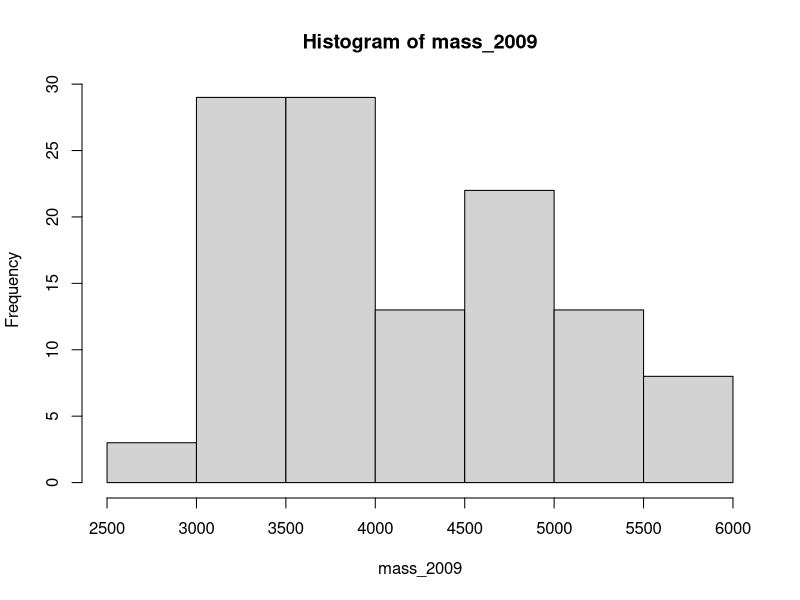
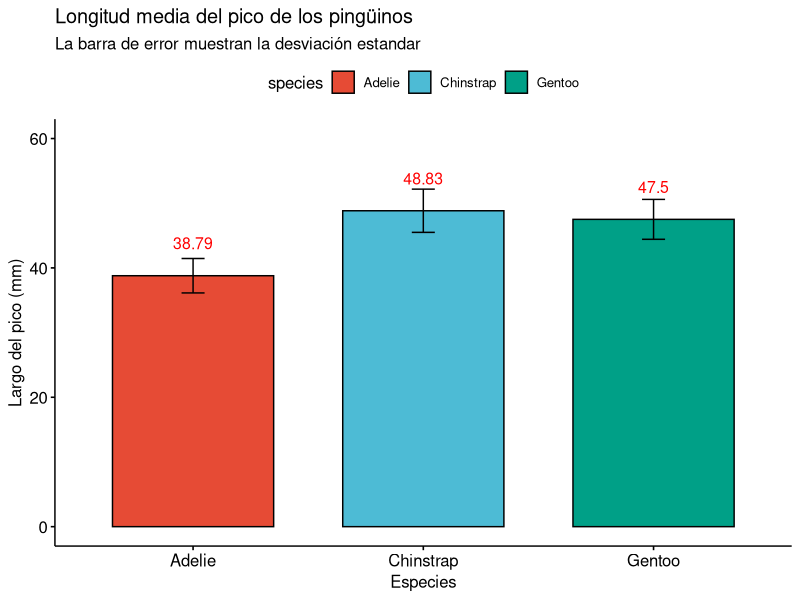
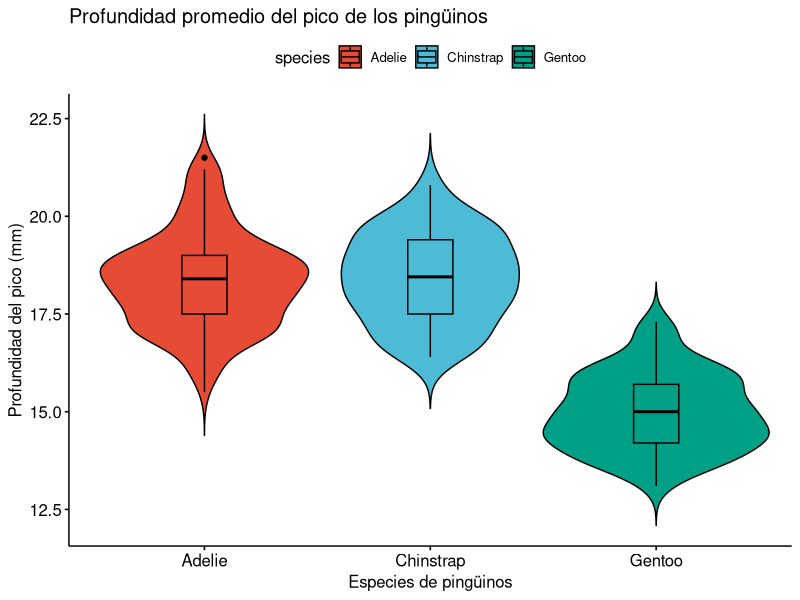
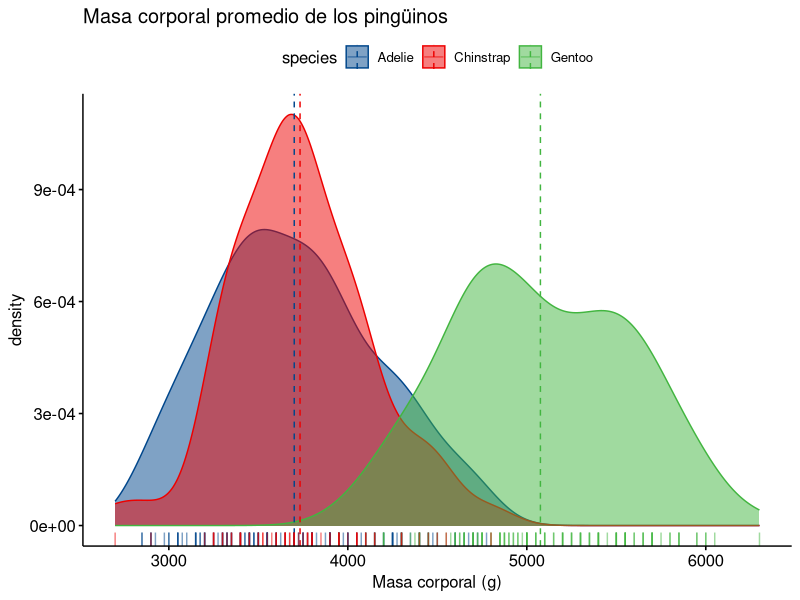
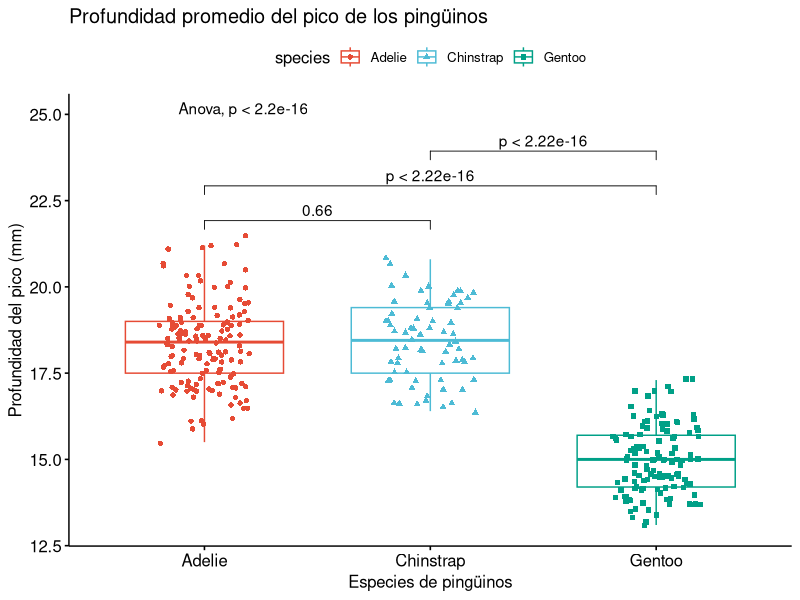
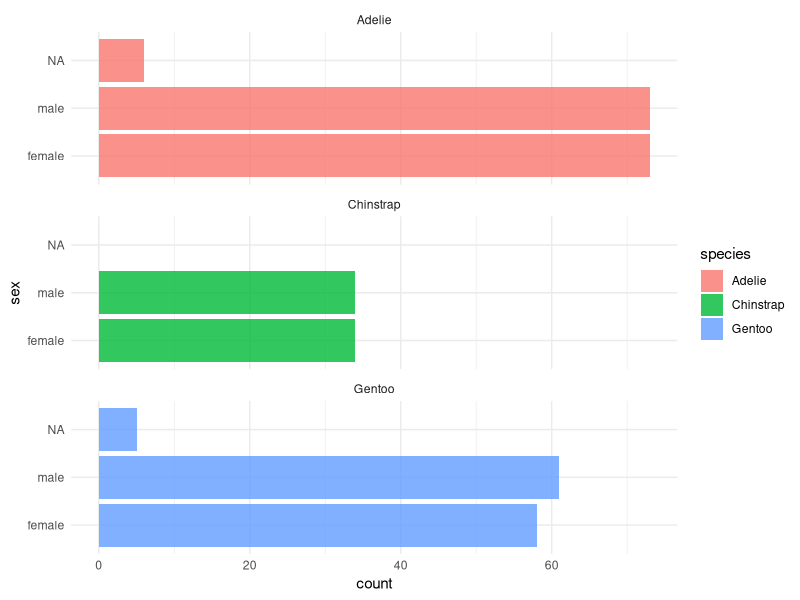
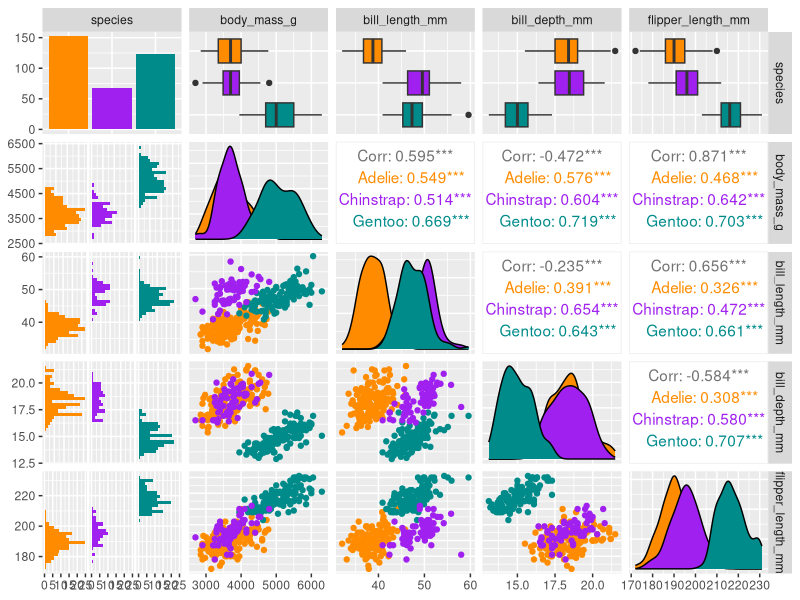
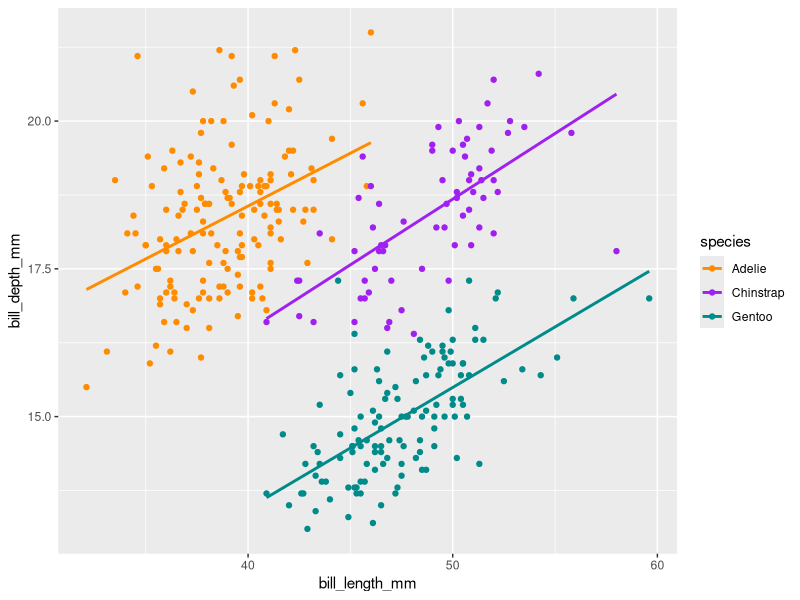

Here is the R script that generated these plots, in order:
## ---- chunk 1
log10(10)
567 / 4
sin(1)
1 == 1
1 != 2 
1 >= -9
5 < 3
## ---- chunk 2
# Crear vectores
litologias <- c("micrita", "lutita", "arenita", "micrita")
unique(litologias)

# Convertir a factor
litologias <- factor(litologias)
levels(litologias)

# Operar sobre vectores
x <- 1:5
x
2^x

## ---- chunk 3
#Las matrices son listas bidimensionales
matrix_example <- matrix(1:18, ncol=6, nrow=3)
matrix_example
dim(matrix_example)
#nrow
#ncol
## ---- chunk 4
#Un data frame se es como una matriz pero tiene caracteristicas especiales
ratones <- data.frame(color = c("gris", "negro", "blanco"),
                      peso = c(0.4, 0.2, 0.6),
                      tiene_cria = c(1, 0, 1))                    
head(ratones)                  

#Cada columna de un df tiene puede tener una clase diferente
#las columnas se pueden indexar por su nombre
class(ratones$color)
## ---- chunk 5
x <- 100

# Condicional
if (x >= 50) {
  print("x es ayor o igual que 50")
} else if (x < 50) {
  print("x es mayor a 50, pero menor a 100")
} else {
  print("x es menor a 50")
}

# Bucle for
for (i in 1:3) {
  print(i)
}

# Se pueden correr bucles dentro de bucles
for(i in 1:5){
  for(j in c('a', 'b', 'c')){
    print(paste(i,j))
  }
}
## ---- chunk 6
#| code-fold: true

x <- 1:10
for(i in x){
  if (i%%2 == 0){
    print(paste(i,"es par"))
  } else {
    print(paste(i,"es impar"))
  }
}
## ---- chunk 7

# Función simple
doblar <- function(x) {
  return(x * 2)
}

doblar(5)

#Para crear un error, podemos usar la función stop() y que el codigo pare
#si las condiciones no se están cumpliendo
#R provee la función stopifnot() para no tener que crear un condicional if
## ---- chunk 8
#| code-fold: true
#| 
kelvin_a_celsius <- function(temp) {
  stopifnot(is.numeric(temp))
  kelvin <- temp - 273.15
  rm(temp)
  return(kelvin)
}

kelvin_a_celsius(300)
## ---- chunk 9
#| warning: false
#install.packages("palmerpenguins")
library(tidyverse)
library(palmerpenguins)

# Visualizar
head(penguins)
str(penguins)
summary(penguins)
#glimpse(penguins)
#Para tener una mejor idea de los datos seleccionamos 10 al azar
penguins[sample(nrow(penguins), 10), ]
unique(penguins$island)

## ---- chunk 10
# Extraer solo ciertas filas y columnas para crear subsets
penguins[,-c(3:5)]
# la función select pertenece a tidyverse y permite selccionar solo lo descrito
# el operador %>% se llama pipe y nos deja pasar un obejto por una o más funciones
penguins %>% select(bill_length_mm)
## ---- chunk 11
#| code-fold: true
penguins_2009 <- na.omit(penguins[penguins$year == 2009, -c(3:5)])
penguins_2009
## ---- chunk 12
#| message: false
#| warning: false
#| echo: true
#Esta libreria tiene funciones muy utiles para estadística descriptiva
#install.packages("psych")
library(psych)
## ---- chunk 13
#| fig-cap: "Histograma"
mass_2009 <- penguins_2009$body_mass_g
#Calculamos el promedio y la desviación estandar de los datos
mean(mass_2009)
sd(mass_2009)

summary(mass_2009)
#La función describe del paquete psych nos da una mejor visión de los datos
describe(mass_2009)
#plot(penguins_2009$body_mass_g)
hist(mass_2009)
#La función decribeBy nos permite ver los valores por grupo
#cada grupo es una especie ya que son diferentes poblaciones
describeBy( x=penguins_2009$body_mass_g, group=penguins_2009$species)
## ---- chunk 14
# Tidyverse nos permite agrupar y ordenar los datos como deseemos
mass_by_island_species <- penguins_2009 %>% 
  group_by(island,species) %>% 
  summarise(mean_mass=mean(body_mass_g),
            sd_mass=sd(body_mass_g))
mass_by_island_species
#tambien existe la función mutate que nos permite crear nuevas variables

mass_2009_kg <- penguins_2009 %>% 
  mutate(body_mass_kg=body_mass_g/1000)
mass_2009_kg
## ---- chunk 15
#| message: false
#| warning: false
#| echo: true
#ggplot viene incluida en Tidyverse y permite crear graficos de gran calidad
#install.packages("ggplot2")
library(ggplot2)
#ggpubr nos permite crear graficas usando ggplot pero con mayor facilidad
#install.packages("ggpubr")
library(ggpubr)
## ---- chunk 16
#| label: Histograma-ggpubr
#| fig-cap: "Histograma picos ggpubr"
#| warning: false
#Se invoca la función con el dataset
ggbarplot(penguins,
          #Se dice que datos van a ocupar cada eje
          x = "species",
          y = "bill_length_mm",
          #Se añade la desviación estandar
          add = c("mean_sd"),
          #Que determina el relleno de los datos
          fill = "species",
          #Se añaden las etiquetas
          label = TRUE,
          #Cantidad de digitos en las etiquetas
          lab.nb.digits = 2,
          #Color y ajuste vertical de las etiquetas
          lab.vjust = -2.2,
          lab.col = "red",
          #Titulo, subtitulo y valores de las etiquetas de los ejes 
          title = "Longitud media del pico de los pingüinos",
          subtitle = "La barra de error muestran la desviación estandar",
          xlab = "Especies",
          ylab = "Largo del pico (mm)",
          #Paleta de colores y limite de los ejes
          ylim = c(0,60),
          palette = "npg")
## ---- chunk 17
#| label: violin-plot
#| fig-cap: "gráfica de víolin ggpubr"
#| warning: false
#| code-fold: true
ggviolin(penguins ,
          x = "species",
          y = "bill_depth_mm",
          title = "Profundidad promedio del pico de los pingüinos",
          xlab = "Especies de pingüinos",
          ylab = "Profundidad del pico (mm)",
          fill = "species",
          palette = "npg",
          add = "boxplot",
          shape = "species")
## ---- chunk 18
#| label: density-plot
#| fig-cap: "gráfica de densidad ggpubr"
#| warning: false
#| code-fold: true
ggdensity(penguins,
          x = "body_mass_g",
          color = "species",
          rug = TRUE,
          fill = "species",
          add = "mean",
          title = "Masa corporal promedio de los pingüinos",
          xlab = "Masa corporal (g)",
          palette = "lancet")
## ---- chunk 19
#| label: ANOVA-ggpubr
#| fig-cap: "ANOVA y T-test ggpubr"
#| message: false
#| warning: false
#| code-fold: true

comparar <- list(c("Adelie", "Chinstrap"), c("Adelie", "Gentoo"), c("Chinstrap", "Gentoo"))

ggboxplot(penguins ,
          x = "species",
          y = "bill_depth_mm",
          title = "Profundidad promedio del pico de los pingüinos",
          xlab = "Especies de pingüinos",
          ylab = "Profundidad del pico (mm)",
          color = "species",
          palette = "npg",
          add = "jitter",
          shape = "species") + 
  stat_compare_means(method = "anova", label.y = 25) + #anova test
  stat_compare_means(comparisons = comparar, method = "t.test") # post hoc test using t-test
## ---- chunk 20
#| label: sex-species-histogram
#| fig-cap: "Histograma por especie"
#| message: false
#| warning: false
#Invocamos la función ggplot() con los datos a usar
# aes()determina que valor cumple cada variable en el data set
ggplot(penguins, aes(x = sex, fill = species)) +
  geom_bar(alpha = 0.8) +
  #Elige el tema minimal
  theme_minimal() +
  # Con facet se agrupan las tres gráficas
  facet_wrap(~species, ncol = 1) +
  # Se voltean los histogramas para ser verticales
  coord_flip()
## ---- chunk 21
#| label: Correlation-penguins
#| fig-cap: "Correlación entre las diferentes variables de los pingüinos"
#| message: false
#| warning: false
#| code-fold: true
#El paquete GGally nos permite hacer automaticamente un diagrama de
# dispersión y densidad "kernel" por cada par de variables
library(GGally)
penguins %>%
  select(species, body_mass_g, ends_with("_mm")) %>% 
  GGally::ggpairs(aes(color = species)) +
  scale_colour_manual(values = c("darkorange","purple","cyan4")) +
  scale_fill_manual(values = c("darkorange","purple","cyan4"))
## ---- chunk 22
#| label: lm_penguins_bill
#| fig-cap: "Modelo lineal y correlación en los picos de los pingüinos"
#| message: false
#| warning: false
#| code-fold: true
ggplot(penguins, aes(x = bill_length_mm, y = bill_depth_mm, color = species)) +
  geom_point() +
  geom_smooth(method = "lm", se = FALSE) +
  scale_colour_manual(values = c("darkorange","purple","cyan4"))

modelo <- lm(bill_length_mm ~ bill_depth_mm + species,
            data = penguins)
summary(modelo)
